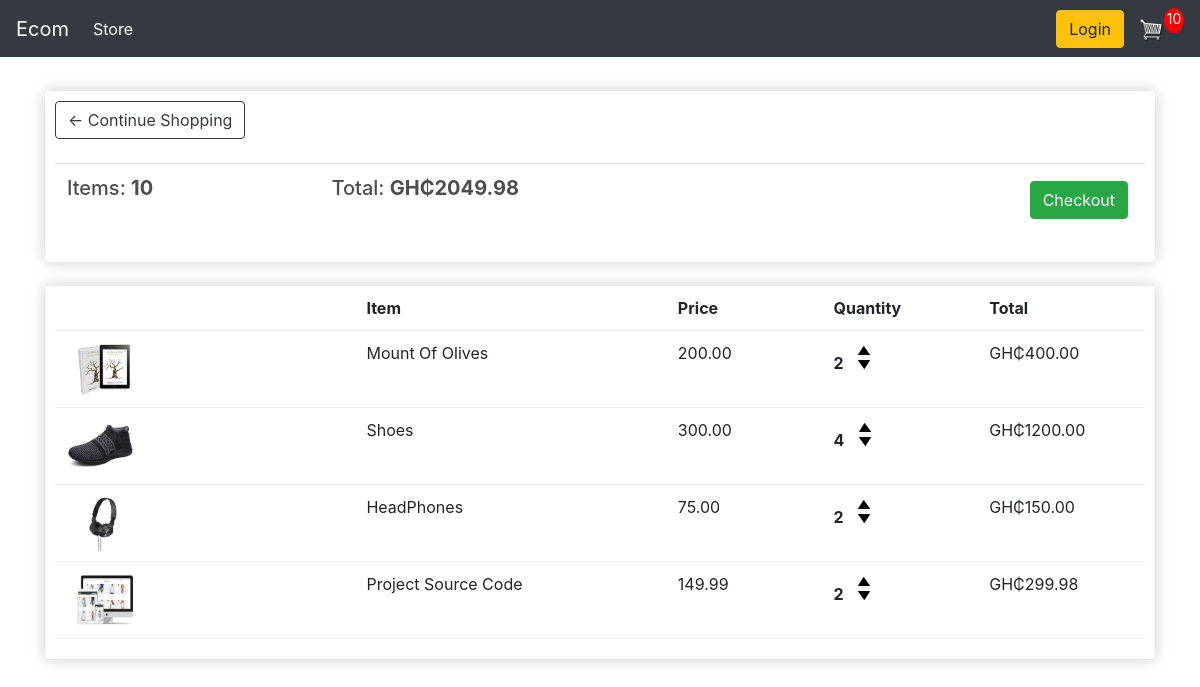
/cart/ (signed in), run on an earlier commit of the app's database.
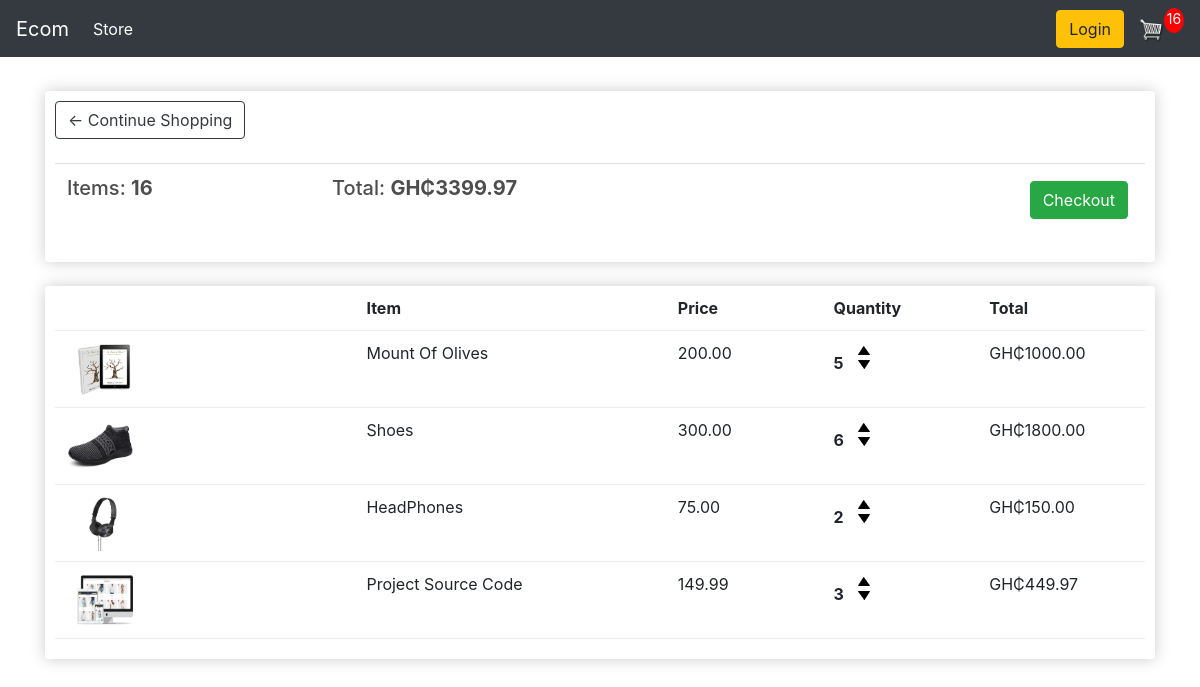
And on a later commit of the database.
### store/models.py (models this page shows, shortened)
class Order(models.Model):
    customer = models.ForeignKey(Customer, on_delete=models.SET_NULL, null=True, blank=True)
    date_ordered = models.DateTimeField(auto_now_add=True)
    complete = models.BooleanField(default=False, null=True, blank=False)
    transaction_id = models.CharField(max_length=200, null=True)
    @property
    def get_cart_total(self):
        orderitems = self.orderitem_set.all()
        total = sum([item.get_total for item in orderitems])
        return total
    def get_cart_items(self):
        orderitems = self.orderitem_set.all()
        total = sum([item.quantity for item in orderitems])
        return total

class OrderItem(models.Model):
    product = models.ForeignKey(Product, on_delete=models.SET_NULL, null=True, blank=True)
    order = models.ForeignKey(Order, on_delete=models.SET_NULL, null=True, blank=True)
    quantity = models.IntegerField(null=True, blank=True, default=0)
    date_added = models.DateTimeField(auto_now_add=True)
    @property
    def get_total(self):
        total = self.product.price * self.quantity
        return total

class Product(models.Model):
    name = models.CharField(max_length=200, null=True)
    price = models.DecimalField(max_digits=7, decimal_places=2)
    digital = models.BooleanField(default=False, null=True, blank=True)
    image = models.ImageField(null=True, blank=True)
    @property
    def imageURL(self):
        try:
            url = self.image.url
        except:
            url = ''
        return url

### store/views.py (the view)
# urls.py: path('cart/', views.cart, name='cart'),
def cart(request):
    if request.user.is_authenticated:
        customer = request.user.customer
        order, created = Order.objects.get_or_create(customer=customer, complete=False)
        items = order.orderitem_set.all()
        cartItems = order.get_cart_items
    else:
        items = []
        order = {'get_cart_total': 0, 'get_cart_items': 0, 'shipping': False }
        cartItems = order['get_cart_items']
    context = {'items': items, 'order': order, 'cartItems': cartItems}
    return render(request, 'store/cart.html', context)

### store/templates/store/cart.html
{% extends 'store/main.html' %}
{% load static %}
{% block content %}
    <div class="row">
        <div class="col-lg-12">
            <div class="box-element">
                <a class="btn btn-outline-dark" href="{% url 'store' %}">&#x2190; Continue Shopping</a>
                <br>
                <br>
                <table class="table">
                    <tr>
                        <th><h5>Items: <strong>{{ order.get_cart_items }}</strong></h5></th>
                        <th><h5>Total: <strong>GH₵{{ order.get_cart_total|floatformat:2 }}</strong></h5></th>
                        <th>
                            <a style="float:right; margin:5px;" href="{% url 'checkout' %}" class="btn btn-success">
                                Checkout
                            </a>
                        </th>
                    </tr>
                </table>
            </div>
            <br>
            <div class="box-element">
                <div class="cart-row">
                    <div style="flex: 2;"></div>
                    <div style="flex: 2;"><strong>Item</strong></div>
                    <div style="flex: 1;"><strong>Price</strong></div>
                    <div style="flex: 1;"><strong>Quantity</strong></div>
                    <div style="flex: 1;"><strong>Total</strong></div>
                </div>
                {% for item in items %}
                <div class="cart-row">
					<div style="flex:2"><img class="row-image" src="{{ item.product.imageURL }}"></div>
					<div style="flex:2"><p>{{item.product.name}}</p></div>
					<div style="flex:1"><p>{{item.product.price|floatformat:2}}</p></div>
					<div style="flex:1">
						<p class="quantity">{{item.quantity}}</p>
						<div class="quantity">
							<img data-product="{{ item.product.id }}" data-action="add" class="chg-quantity update-cart" src="{% static  'images/arrow-up.png' %}">
							<img data-product="{{ item.product.id }}" data-action="remove" class="chg-quantity update-cart" src="{% static  'images/arrow-down.png' %}">
						</div>
					</div>
					<div style="flex:1"><p>GH₵{{item.get_total|floatformat:2}}</p></div>
				</div>
                {% endfor %}
            </div>
        </div>
    </div>
{% endblock content %}

### store/templates/store/main.html (shortened to what this page needs)
<!DOCTYPE html>
{% load static  %}
<html lang="en">
<head>
    <link rel="stylesheet" type="text/css" href="{% static 'css/main.css' %}">
    <link rel="stylesheet" href="https://stackpath.bootstrapcdn.com/bootstrap/4.4.1/css/bootstrap.min.css">
</head>
<body>
    <nav class="navbar navbar-expand-lg navbar-dark bg-dark">
        <a class="navbar-brand" href="{% url 'store' %}">Ecom</a>
        <div class="collapse navbar-collapse" id="navbarSupportedContent">
          <ul class="navbar-nav mr-auto">
            <li class="nav-item active">
              <a class="nav-link" href="{% url 'store' %}">Store <span class="sr-only">(current)</span></a>
            </li>
          </ul>
          <div class="form-inline my-2 my-lg-0">
               <a href="#"class="btn btn-warning">Login</a>
               <a href="{% url 'cart' %}">
                  <img  id="cart-icon" src="{% static 'images/cart.png' %}">
              </a>
              <p id="cart-total">{{cartItems}}</p>
          </div>
        </div>
      </nav>
    <div class="container">
        <br>
        {% block content %}
        {% endblock content %}
    </div>
</body>
</html>

What changed in the data, as far as the page shows it:
changed through a linked row, Order: id.quantity "10" → "16"; get_cart_items "10" → "16"; get_cart_total "2049.98" → "3399.97"
changed OrderItem "Mount Of Olives": quantity "2" → "5"; get_total "400.00" → "1000.00"
changed OrderItem "Shoes": quantity "4" → "6"; get_total "1200.00" → "1800.00"
changed OrderItem "Project Source Code": quantity "2" → "3"; get_total "299.98" → "449.97"
